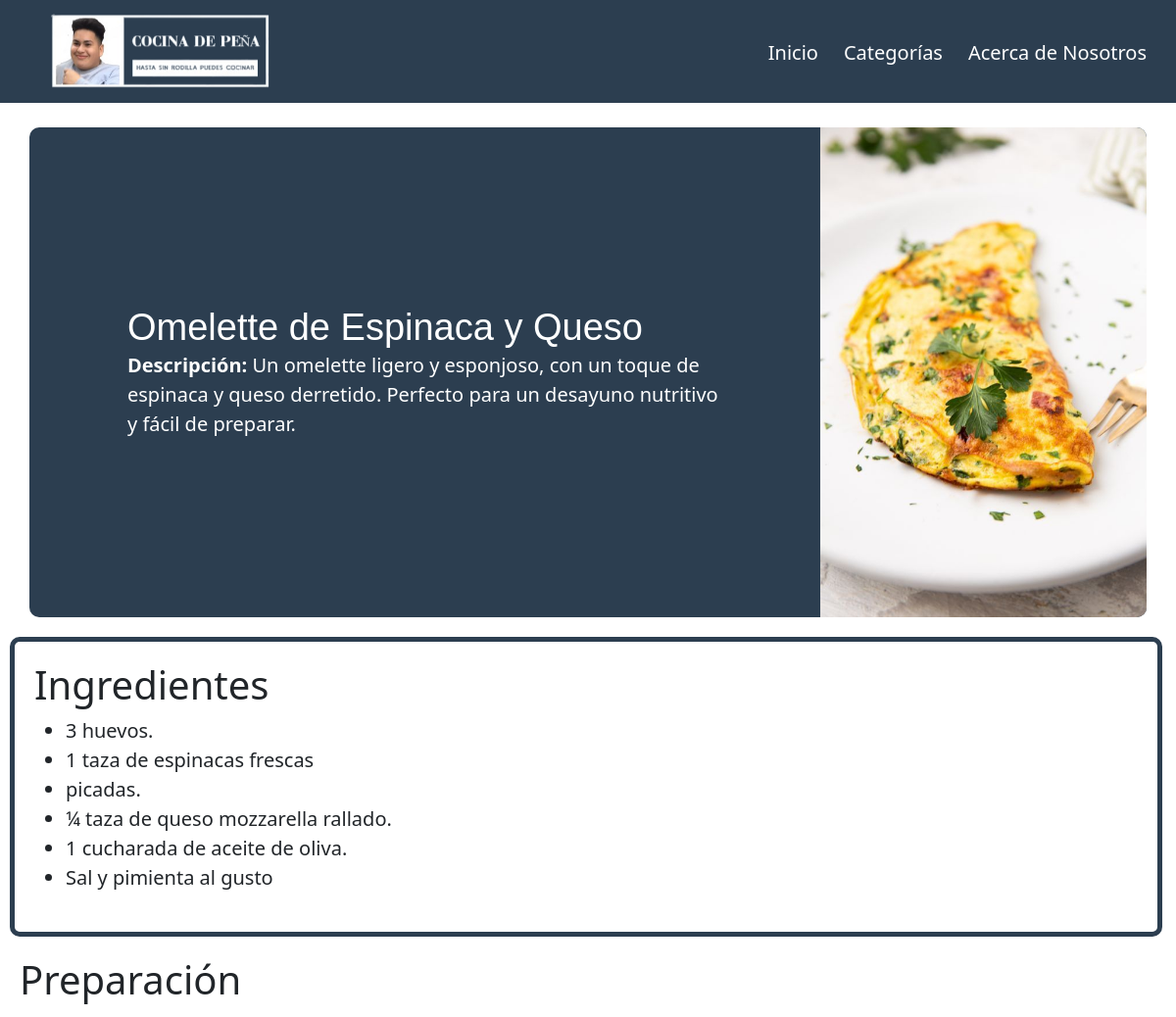
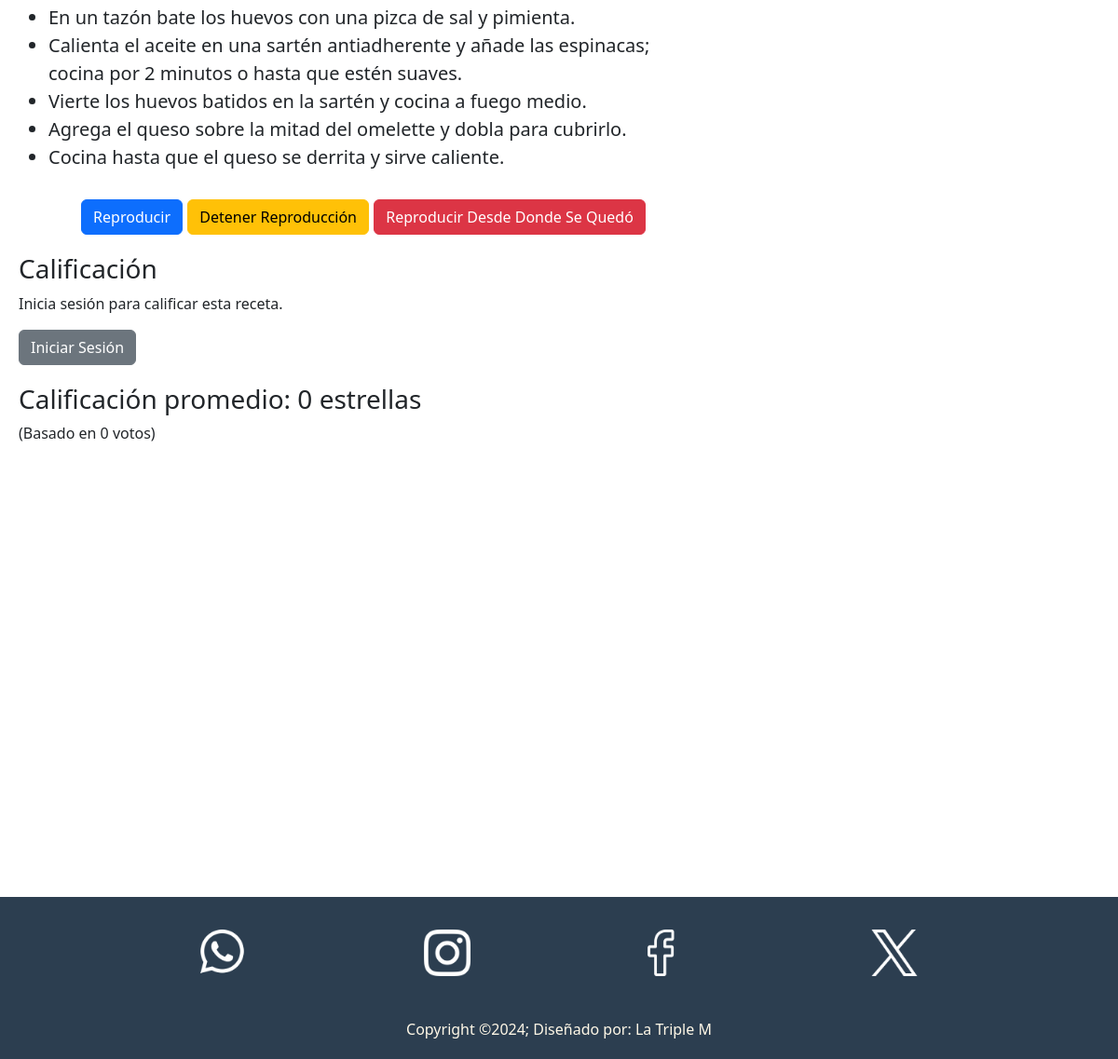
The app's page /receta.php?id=6 with its own data (2 pictures, top to bottom).
### tables this page shows
CREATE TABLE `recetas` (
  `id` int(11) NOT NULL,
  `img` varchar(255) NOT NULL,
  `nombre` varchar(100) NOT NULL,
  `micro` varchar(250) NOT NULL,
  `categorias` varchar(255) DEFAULT NULL,
  `preparacion` text NOT NULL,
  `ingredientes` text NOT NULL,
  `calificacion_promedio` float DEFAULT 0,
  `numero_votos` int(11) DEFAULT 0
);

### receta.php (the view, shortened to what this page needs)
<?php
$servername = "localhost";
$username = "root";
$password = "";
$dbname = "cocina";
$mysqli = new mysqli($servername, $username, $password, $dbname);
$receta_id = isset($_GET['id']) ? (int)$_GET['id'] : 0;
$sql = "SELECT * FROM recetas WHERE id = ?";
$stmt = $mysqli->prepare($sql);
$stmt->bind_param("i", $receta_id);
$stmt->execute();
$result = $stmt->get_result();
if ($row = $result->fetch_assoc()):
?>
<!DOCTYPE html>
<html lang="en">
<head>
    <link href="https://cdn.jsdelivr.net/npm/bootstrap@5.3.0-alpha1/dist/css/bootstrap.min.css" rel="stylesheet">
    <link rel="stylesheet" href="css/styles.css">
</head>
<body>
    <header>
        <nav class="navbar navbar-expand-lg navbar-dark bg-dark">
            <div class="container-fluid">
                <a class="navbar-brand" href="index.php"><img src="img/logos/10.png" alt="Logo"></a>
                <div class="collapse navbar-collapse" id="navbarNav">
                    <ul class="navbar-nav ms-auto">
                        <li class="nav-item"><a class="nav-link" href="index.php">Inicio</a></li>
                        <li class="nav-item"><a class="nav-link" href="pages/categorias.html">Categorías</a></li>
                        <li class="nav-item"><a class="nav-link" href="pages/nosotros.html">Acerca de Nosotros</a></li>
                    </ul>
                </div>
            </div>
        </nav>
    </header>
    <main>
        <div class="contenedor_receta">
            <div class="texto" id="titulo">
                <h1 class="card-title"><?= htmlspecialchars($row['nombre']) ?></h1>
                <p class="card-text"><strong>Descripción: </strong><?= htmlspecialchars($row['micro']) ?></p>
            </div>
            <?php if (!empty($row['img'])): ?>
                <img src="<?= htmlspecialchars($row['img']) ?>" alt="Imagen de la receta" class="img-fluid">
            <?php else: ?>
                <p>No hay imagen disponible</p>
            <?php endif; ?>
        </div>
        <div class="contenedor_ingredientes" id="ingredientes">
            <h1>Ingredientes</h1>
            <div class="ingredientes">
                <div class="overflow-auto" style="height: 200px;">
                    <ul id="scrollspyHeading1">
                        <?php
                        $ingredientes = explode(',', $row['ingredientes']);
                        foreach ($ingredientes as $ingrediente): ?>
                            <li><?= htmlspecialchars(trim($ingrediente)) ?></li>
                        <?php endforeach; ?>
                    </ul>
                </div>
            </div>
        </div>
        <div class="Contendor_Preparacion" id="preparacion">
            <h1>Preparación</h1>
            <div class="paso_de_preparacion">
                <ul>
                    <?php
                    $preparaciones = explode(',', $row['preparacion']);
                    foreach ($preparaciones as $preparacion): ?>
                        <li><?= htmlspecialchars(trim($preparacion)) ?></li>
                    <?php endforeach; ?>
                </ul>
                <div class="botones">
                    <button type="button" class="btn btn-primary" id="leer">Reproducir</button>
                    <button type="button" class="btn btn-warning" id="detener">Detener Reproducción</button>
                    <button type="button" class="btn btn-danger" id="reproducir">Reproducir Desde Donde Se Quedó</button>
                </div>
            </div>
        <div class="calificacion">
            <h3>Calificación</h3>
            <?php if (isset($_SESSION['usuario_id'])): ?>
                <?php
                $usuario_id = $_SESSION['usuario_id'];
                $check_query = "SELECT calificacion FROM votos WHERE id_usuario = ? AND id_receta = ?";
                $check_stmt = $mysqli->prepare($check_query);
                $check_stmt->bind_param("si", $usuario_id, $receta_id);
                $check_stmt->execute();
                $voto_result = $check_stmt->get_result();
                $check_stmt->close();
                ?>
                <?php if ($voto_result->num_rows > 0): ?>
                    <p>Ya has calificado esta receta.</p>
                    <form action="paginas/php/php/eliminar_voto.php" method="post">
                        <input type="hidden" name="receta_id" value="<?= htmlspecialchars($receta_id) ?>">
                        <input type="hidden" name="usuario_id" value="<?= htmlspecialchars($usuario_id) ?>">
                        <button type="submit" class="btn btn-danger">Eliminar mi voto</button>
                    </form>
                <?php else: ?>
                    <form action="paginas/php/php/calificar_receta.php" method="post">
                        <input type="hidden" name="receta_id" value="<?= htmlspecialchars($receta_id) ?>">
                        <input type="hidden" name="usuario_id" value="<?= htmlspecialchars($usuario_id) ?>">
                        <label>
                            Calificación:
                            <select name="calificacion" required>
                                <option value="1">1 estrella ⭐</option>
                                <option value="2">2 estrellas ⭐⭐</option>
                                <option value="3">3 estrellas ⭐⭐⭐</option>
                                <option value="4">4 estrellas ⭐⭐⭐⭐</option>
                                <option value="5">5 estrellas ⭐⭐⭐⭐⭐</option>
                            </select>
                        </label>
                        <button type="submit" class="btn btn-primary">Enviar Calificación</button>
                    </form>
                <?php endif; ?>
            <?php else: ?>
                <p>Inicia sesión para calificar esta receta.</p>
                <a href="paginas/php/login.html" class="btn btn-secondary">Iniciar Sesión</a>
            <?php endif; ?>
        </div>
        <div class="calificacion_promedio">
            <h3>Calificación promedio: <?= round($row['calificacion_promedio'] ?? 0, 1) ?> estrellas</h3>
            <p>(Basado en <?= $row['numero_votos'] ?? 0 ?> votos)</p>
        </div>
        </div>
    </main>
    <footer>
        <div class="footerContainer">
            <div class="redes">
                <a href=""><img src="img/iconos/whatsapp-f.png" alt=""></a>
                <a href=""><img src="img/iconos/instagram-f.png" alt=""></a>
                <a href=""><img src="img/iconos/facebook-f.png" alt=""></a>
                <a href=""><img src="img/iconos/x-f.png" alt=""></a>
            </div>
            <p>Copyright &copy;2024; Diseñado por: La Triple M</p>
        </div>
    </footer>
</body>
</html>
<?php
else:
    echo "<p>Receta no encontrada.</p>";
endif;
?>

### css/styles.css (style rules this page uses)
.nav-link, .dropdown-item { color: white !important; font-size: 20px; margin-top: 5px; padding-bottom: 10px; transition: transform 0.5s, filter 0.5s, border-bottom 0.5s; margin-right: 10px; }
.navbar { position: fixed; top: 0; left: 0; width: 100%; z-index: 1000; background-color: #2C3E50 !important; }
.container-fluid a img { width: 300px; margin-left: 2px; cursor: pointer; transition: transform 0.8s; border: none; }
.card-title { font-size: 38px; }
.card-text { font-size: 20px; }
.btn-primary { margin: auto; }
footer { margin-top: 50px; background-color: #2C3E50; color: #FFF8E7; padding: 10px 0; }
.footerContainer { width: 100%; max-width: 1200px; margin: 0 auto; padding: 10px; }
.redes { display: flex; justify-content: center; flex-wrap: wrap; margin-top: 10px; }
.redes a { margin: 5px; }
.redes a img { width: 50px; transition: 0.2s; margin: 0px 90px auto; }
footer p { margin: 40px 0px auto; text-align: center; }
.contenedor_receta { margin-top: 290px; background-color: #2C3E50; border-radius: 10px; margin: 130px auto; width: 95%; height: 500px; display: flex; justify-content: space-between; align-items: center; box-sizing: border-box; }
.contenedor_receta h1, .contenedor_receta h2 { color: white; font-family: 'Franklin Gothic Medium', 'Arial Narrow', Arial, sans-serif; text-align: left; }
.texto { display: flex; flex-direction: column; padding: 100px; margin-right: auto; }
.texto .card-text { color: white; }
.contenedor_receta img { height: 100%; border-top-right-radius: 10px; border-bottom-right-radius: 10px; object-fit: cover; }
.Contendor_Preparacion { width: 65%; height: auto; display: flex; flex-direction: column; gap: 20px; padding: 20px; margin-bottom: 450px; }
.paso_de_preparacion { margin-top: -10px; font-size: 20px; }
.contenedor_ingredientes { border: 5px solid #2C3E50; border-radius: 10px; margin: -110px 10px auto; width: 98%; height: auto; display: flex; flex-direction: column; gap: 20px; padding: 20px; }
.contenedor_ingredientes li { font-size: 20px; }
.ingredientes { align-items: center; margin-top: -20px; }
.overflow-auto { padding-bottom: 40px; padding-right: 10px; }
.botones { text-align: center; margin-top: 30px; }

### records on screen
recetas: nombre "Omelette de Espinaca y Queso", micro "Un omelette ligero y esponjoso, con un toque de espinaca y queso derretido. Perfecto para un desayuno nutritivo y fácil de preparar.", img (picture), ingredientes "3 huevos.", ingredientes "1 taza de espinacas frescas", ingredientes "picadas.", ingredientes "¼ taza de queso mozzarella rallado.", ingredientes "1 cucharada de aceite de oliva.", ingredientes "Sal y pimienta al gusto", preparacion "En un tazón bate los huevos con una pizca de sal y pimienta.", preparacion "Calienta el aceite en una sartén antiadherente y añade las espinacas; cocina por 2 minutos o hasta que estén suaves.", preparacion "Vierte los huevos batidos en la sartén y cocina a fuego medio.", preparacion "Agrega el queso sobre la mitad del omelette y dobla para cubrirlo.", preparacion "Cocina hasta que el queso se derrita y sirve caliente.", calificacion_promedio "0", numero_votos "0"
